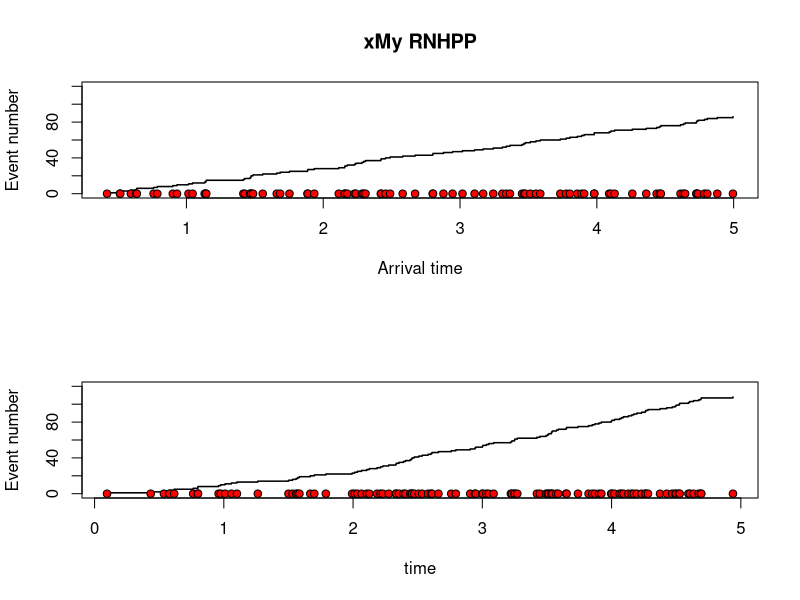

The R source for this figure:
plotHPP <- function(lambda,stoptime) {
  expectednumber <- stoptime*lambda
  Nsim <- 3*expectednumber
  timesbetween <- rexp(Nsim,lambda) # Simulate interarrival times
  timesto <- cumsum(timesbetween)   # Calculate arrival times
  timesto <- timesto[timesto<stoptime] # Dischard the times larger than stoptime
  Nevents <- length(timesto) # Count the number of events
  plot(timesto,1:Nevents,type="s",xlab = "arrival time",
       ylab = "Event number",lwd=1.5,ylim=c(0,Nevents))
  points(timesto,rep(0,Nevents),pch=21,bg="red")
}

other.hpp <- function(lambda,stoptime) {
  expectednumber <- stoptime*lambda
  Nsim <- 3*expectednumber
  timesbetween <- rexp(Nsim,lambda) # Simulate interarrival times
  timesto <- cumsum(timesbetween)   # Calculate arrival times
  timesto <- timesto[timesto<stoptime] # Dischard the times larger than stoptime
  return (timesto)
#  Nevents <- length(timesto) # Count the number of events
#  plot(timesto,1:Nevents,type="s",xlab = "arrival time",
#       ylab = "Event number",lwd=1.5,ylim=c(0,Nevents))
#  points(timesto,rep(0,Nevents),pch=21,bg="red")
}

rhpp <- function(lambda, start, stop, multiplier=3) {
  # Number of simulations required
  expected <- stop * lambda
  n <- multiplier * expected
  
  # Arrival times
  w <- start + cumsum(rexp(n, lambda))
  
  # Filter out those larger than t.max
  w <- w[w <= stop]
}

plotRHPP <- function(lambda, t.max) {
  w <- rhpp(lambda, t.max)
  plot(w, 1:length(w), type="s", ylim=c(0, length(w)), lwd=1.5, 
       xlab="Arrival time", ylab="Event number")
  points(w, rep(0, length(w)), pch=21, bg="red")
}


inverse <- function(w) {
  (10^(-5/7)) * (w^(5/7))
}

lfunc <- function(t) {
  10*t^(7/5)
}

ofunc <- function(t) {
  14*t^0.4
}

plotRNHPP <- function(a, b, lambda.fun, inverse.fun) {
  #w <- cumsum(rexp(1000, rate=1))
  #w <- cumsum(rpois(1000, lambda=1))
  w <- rhpp(lambda=1, start=lambda.fun(a), stop=lambda.fun(b), multiplier=1)
  s <- a + inverse.fun(w)
  s <- s[s <= b]
  plot(s, 1:length(s), type="s", ylim=c(0, 120), lwd=1.5,
       xlab="Arrival time", ylab="Event number", main="xMy RNHPP")
  points(s, rep(0, length(s)), pch=21, bg="red")
}

plotRNHPP.old <- function(a, b, intensity.fun, inverse.fun) {
  w <- intensity.fun(a) + rhpp(lambda=1, start=intensity.fun(a),
                               stop=intensity.fun(b), multiplier=3)
  #w <- lfunc(a) + other.hpp(lambda=1, stoptime=intensity.fun(b))
  s <- inverse(w)

  plot(s, 1:length(s), type="s", ylim=c(0, 100), lwd=1.5,
       xlab="Arrival time", ylab="Event number", main="My RNHPP")
  points(s, rep(0, length(s)), pch=21, bg="red")
}

#par(mfrow=c(3, 1))
#plotHPP(lambda=1,stoptime=5)
#plotRHPP(lambda=1, t.max=5)

par(mfrow=c(2,1))
plotRNHPP(0, 5, lfunc, inverse)

# Function for simulating arrival times for a NHPP between a and b using thinning
simtNHPP <- function(a,b,lambdamax,lambdafunc){
  # Simple check that a not too small lambdamax is set
  if(max(lambdafunc(seq(a,b,length.out = 100)))>lambdamax)
    stop("lambdamax is smaller than max of the lambdafunction")
  # First simulate HPP with intensity lambdamax on a to b
  expectednumber <- (b-a)*lambdamax
  Nsim <- 3*expectednumber  # Simulate more than the expected number to be certain to exceed stoptime
  timesbetween <- rexp(Nsim,lambdamax) # Simulate interarrival times
  timesto <- a+cumsum(timesbetween)   # Calculate arrival times starting at a
  timesto <- timesto[timesto<b] # Dischard the times larger than b
  Nevents <- length(timesto) # Count the number of events
  # Next do the thinning. Only keep the times where u<lambda(s)/lambdamax
  U <- runif(Nevents)
  timesto <- timesto[U<lambdafunc(timesto)/lambdamax]
  timesto  # Return the remaining times
}

# Plot the intensity function
#tvec <- seq(0,5,by=0.01)
#plot(tvec,lfunc(tvec),type="l",ylim=c(0,100))

# Generate data with the traffic intensity and plot them
NHPPtimes <- simtNHPP(a=0,b=5,lambdamax=100,lambdafunc=ofunc)
NHPPtimes <- NHPPtimes[NHPPtimes < 5]
plot(NHPPtimes,1:length(NHPPtimes),type="s",xlab = "time",
     ylab = "Event number",lwd=1.5, ylim=c(0,120))
points(NHPPtimes,rep(0,length(NHPPtimes)),pch=21,bg="red")
# Rerun the lines above several times
